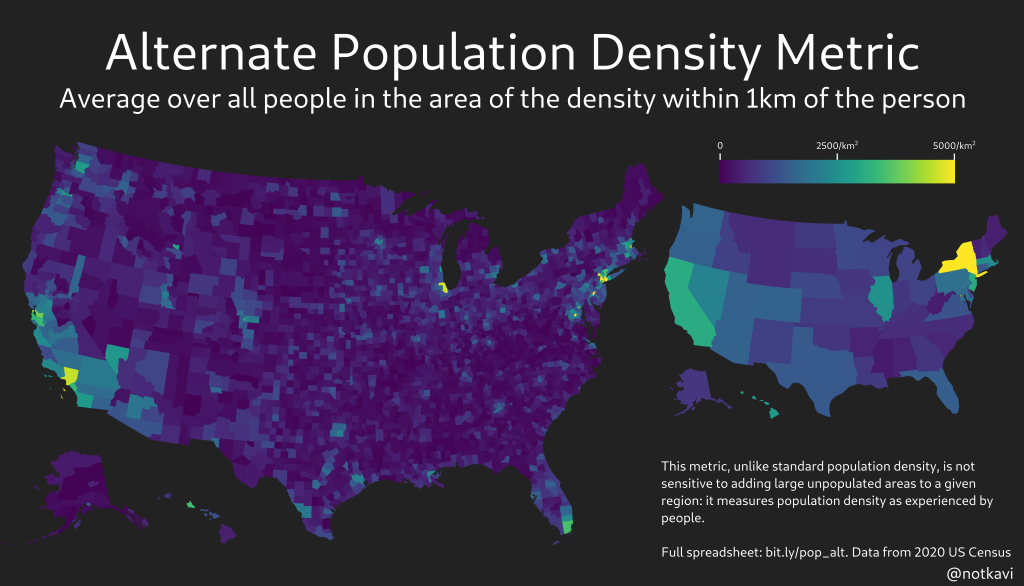
#> input picture images/1km.png, 4096 x 2341 px (shown at 1/4 size)
$ python png_merge.py ../images/1km.png ../images/2km.png ../images/2km.png
#> lines starting #> are read from the running program, lines starting #| are printed output that depends on the picture; after the words box and inside, x2 and y2 are one past the last pixel; in counts of white or black regions, pixels touching at a corner belong together
#!/usr/bin/env python3
"""
Git merge driver for PNG files.

Performs a 3-way pixel-level merge: pixels changed only in ours or only in
theirs are accepted automatically. Pixels changed differently in both branches
are a conflict (exits non-zero so git marks the file as conflicted).

Images of different sizes are handled via a 5th "presence" channel (1 = pixel
exists in that image, 0 = padded/absent). All three images are padded to a
common bounding box before comparison, so resizes that agree between ours and
theirs merge cleanly against a differently-sized base.

Usage (configured via .gitattributes + git config merge driver):
    python3 scripts/png_merge.py %O %A %B
        %O = base (ancestor)
        %A = ours  (written in-place with merged result on success)
        %B = theirs
"""

import sys

import numpy as np
from PIL import Image


def load(path: str) -> np.ndarray:
    """Load a PNG as a (H, W, 5) uint8 array with a presence channel."""
#> called with path = '../images/1km.png'
    img = np.array(Image.open(path).convert("RGBA"), dtype=np.uint8)
#> img is the input picture: shape (2341, 4096, 4); mean R, G, B, A 51, 43.5, 66.5, 255
    h, w = img.shape[:2]
#> h = 2341; w = 4096
    presence = np.ones((h, w, 1), dtype=np.uint8)
    return np.concatenate([img, presence], axis=-1)


def pad_to(arr: np.ndarray, h: int, w: int) -> np.ndarray:
    """Pad arr to (h, w, C) with zeros (presence=0 for added pixels)."""
    ph, pw = h - arr.shape[0], w - arr.shape[1]
    return np.pad(arr, ((0, ph), (0, pw), (0, 0)))


def changed(a: np.ndarray, b: np.ndarray) -> np.ndarray:
    """Return (H, W) bool array: True where any channel differs."""
    return (a != b).any(axis=-1)


def main() -> int:
    if len(sys.argv) != 4:
        print(f"Usage: {sys.argv[0]} <base> <ours> <theirs>", file=sys.stderr)
        return 1

    base_path, ours_path, theirs_path = sys.argv[1], sys.argv[2], sys.argv[3]

    try:
        base = load(base_path)
        ours = load(ours_path)
#> call 2 of load, with path = '../images/2km.png'
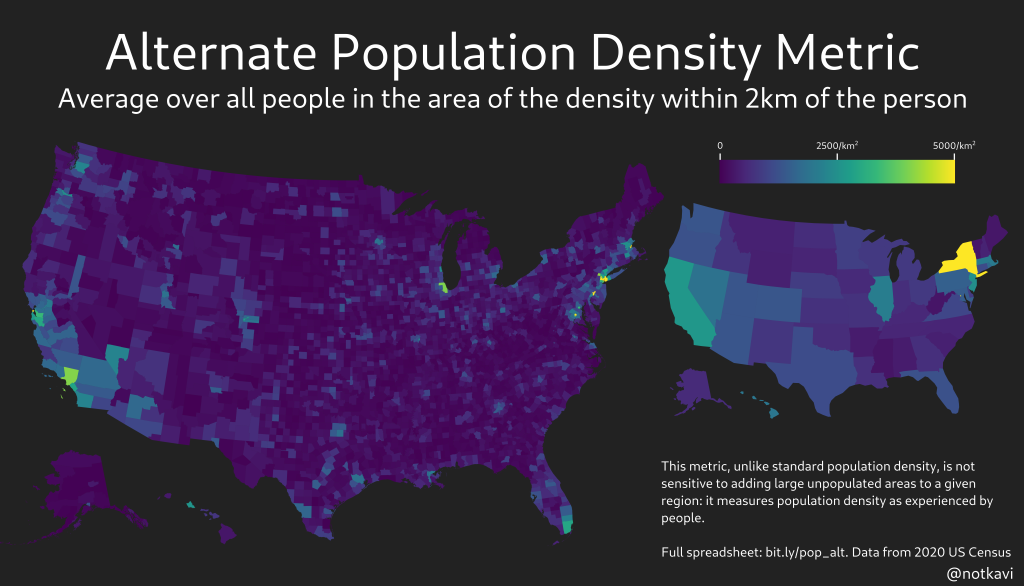
#> input picture images/2km.png, 4096 x 2341 px (shown at 1/4 size)
#> in load, img is the input picture: shape (2341, 4096, 4); mean R, G, B, A 51.3, 40.3, 64.7, 255
        theirs = load(theirs_path)
    except OSError as e:
        print(f"png_merge: failed to open images: {e}", file=sys.stderr)
        return 1

    if ours.shape != theirs.shape:
        print(
            f"png_merge: ours/theirs dimension mismatch "
            f"(ours={ours.shape}, theirs={theirs.shape})",
            file=sys.stderr,
        )
        return 1

    ours_shape = ours.shape[:2]
#> ours_shape = (2341, 4096)

    # Pad all three to a common bounding box for comparison.
    max_h = max(base.shape[0], ours_shape[0])
#> max_h = 2341
    max_w = max(base.shape[1], ours_shape[1])
#> max_w = 4096
    base = pad_to(base, max_h, max_w)
    ours = pad_to(ours, max_h, max_w)
    theirs = pad_to(theirs, max_h, max_w)

    ours_changed = changed(ours, base)
#> in changed, `return (a != b).any(axis=-1)`:
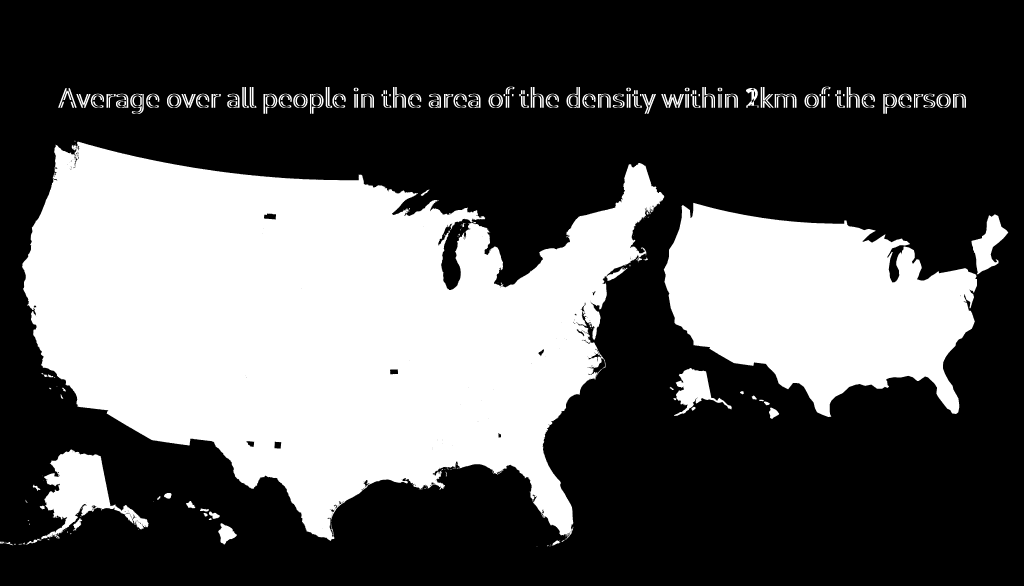
#> returned value: shape (2341, 4096) bool (shown at 1/4 size); 34.3% white; 308 white regions (97 under 20 px), largest, box (x1, y1, x2, y2) and area: (88, 567, 2657, 2163) 2436575, (2655, 811, 3908, 1668) 675874, (165, 1798, 594, 2156) 59135
    theirs_changed = changed(theirs, base)

    # Both sides changed the same pixel to different values → conflict
    conflict = ours_changed & theirs_changed & changed(ours, theirs)
#> in changed (call 3), `return (a != b).any(axis=-1)`: returned value: shape (2341, 4096) bool; every value is 0
    if np.any(conflict):
        print(
            f"png_merge: {int(np.sum(conflict))} conflicting pixel(s)", file=sys.stderr
        )
        return 1

    # Apply non-conflicting changes from theirs into ours
    result = ours.copy()
    take_theirs = theirs_changed & ~ours_changed
    result[take_theirs] = theirs[take_theirs]

    # Crop to ours' original size and drop the presence channel before saving.
    result = result[: ours_shape[0], : ours_shape[1], :4]
    Image.fromarray(result, "RGBA").save(ours_path, format="PNG")
    return 0


if __name__ == "__main__":
    sys.exit(main())
#> (the program exits here)
